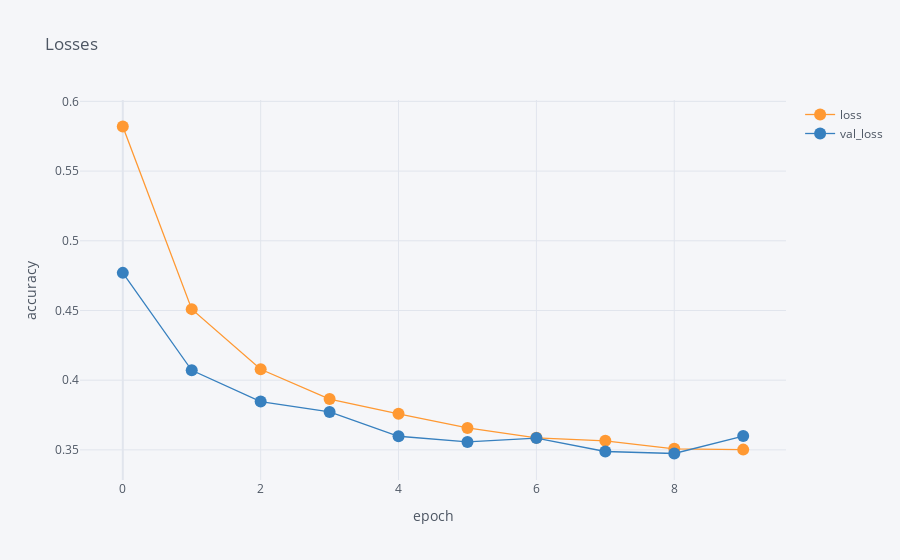

Here is the notebook cell this chart was saved with:
### Code cell
df[['epoch', 'loss', 'val_loss']].iplot(
    x='epoch',
    mode='lines+markers',
    xTitle='epoch',
    yTitle='accuracy', 
    title='Losses'
)

### Figure 1 — Plotly figure (JSON) as saved in the notebook; plotly's stock layout.template omitted (floating-point values rounded to 4 significant figures)
{"data": [{"line": {"color": "rgba(255, 153, 51, 1.0)", "dash": "solid", "shape": "linear", "width": 1.3}, "marker": {"size": 12, "symbol": "circle"}, "mode": "lines+markers", "name": "loss", "text": "", "type": "scatter", "x": [0, 1, 2, 3, 4, 5, 6, 7, 8, 9], "y": [0.582, 0.451, 0.4078, 0.3864, 0.3759, 0.3657, 0.3586, 0.3565, 0.3507, 0.3502]}, {"line": {"color": "rgba(55, 128, 191, 1.0)", "dash": "solid", "shape": "linear", "width": 1.3}, "marker": {"size": 12, "symbol": "circle"}, "mode": "lines+markers", "name": "val_loss", "text": "", "type": "scatter", "x": [0, 1, 2, 3, 4, 5, 6, 7, 8, 9], "y": [0.477, 0.407, 0.3847, 0.3772, 0.3598, 0.3557, 0.3585, 0.3488, 0.3474, 0.3599]}], "layout": {"legend": {"bgcolor": "#F5F6F9", "font": {"color": "#4D5663"}}, "paper_bgcolor": "#F5F6F9", "plot_bgcolor": "#F5F6F9", "title": {"font": {"color": "#4D5663"}, "text": "Losses"}, "xaxis": {"gridcolor": "#E1E5ED", "showgrid": true, "tickfont": {"color": "#4D5663"}, "title": {"font": {"color": "#4D5663"}, "text": "epoch"}, "zerolinecolor": "#E1E5ED"}, "yaxis": {"gridcolor": "#E1E5ED", "showgrid": true, "tickfont": {"color": "#4D5663"}, "title": {"font": {"color": "#4D5663"}, "text": "accuracy"}, "zerolinecolor": "#E1E5ED"}}}
